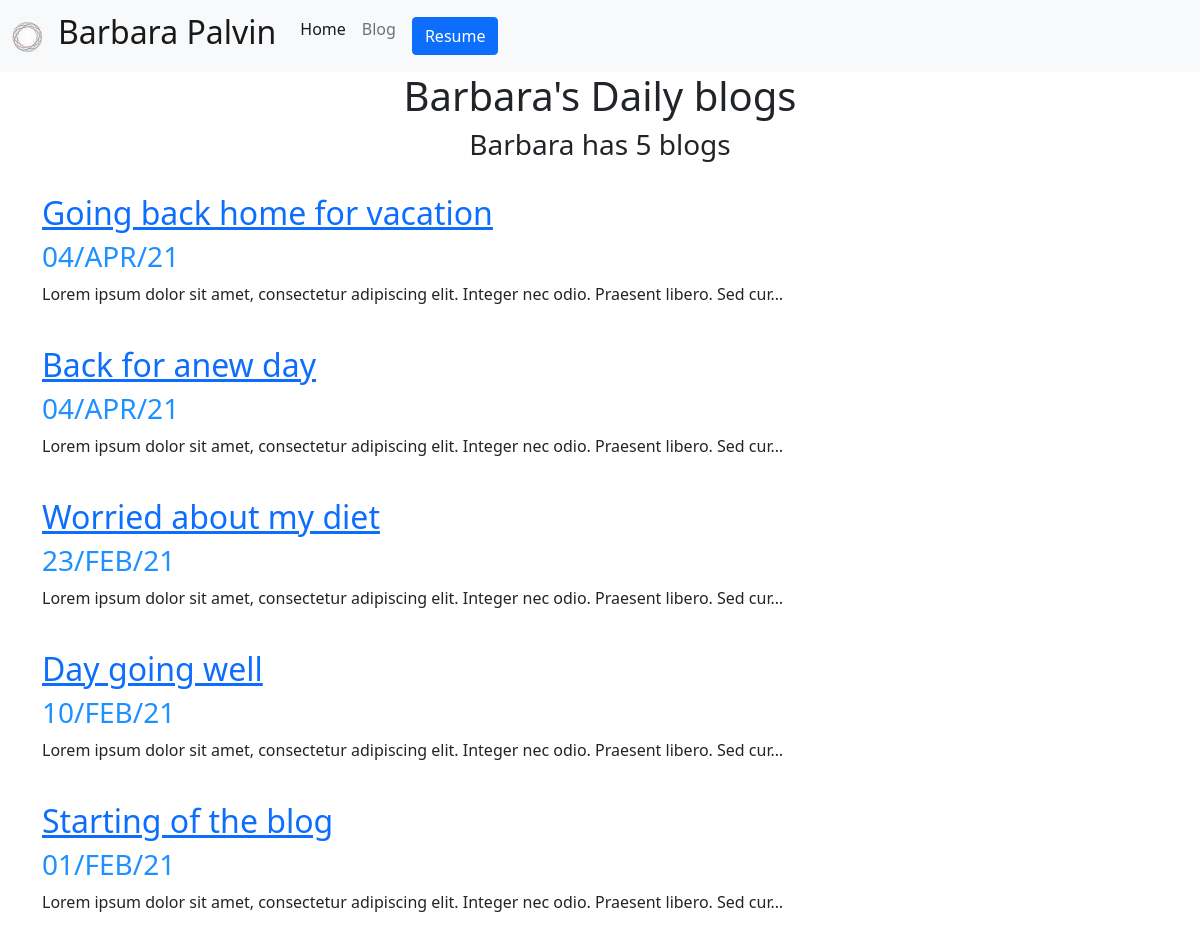
Screenshot of /blog/ with the database file from the repository.
### blog/models.py (models this page shows, shortened)
class blog(models.Model):
    title = models.CharField(max_length=30)
    date = models.DateField()
    description = models.TextField()

### blog/views.py (the view)
# urls.py: path('',views.all_blogs,name = 'all_blogs'),
def all_blogs(request):
    Blogs = blog.objects.order_by('-date')
    return render(request,'blog/all_blogs.html',{'Blogs':Blogs})

### blog/templates/blog/all_blogs.html (shortened to what this page needs)
{% extends 'portfolio/base.html' %}
{% block content %}
<div class="container text-center">
<h1>Barbara's Daily blogs</h1>
<h3>Barbara has {{Blogs.count}} blog{{Blogs.count|pluralize}}</h3>
{% for blog in Blogs %}
</div>
<br>
<div class="container text-left">
<a href ="{% url 'Blog:detail' blog.id %}"><h2>{{blog.title}}</h2></a>
<h3 style="color:DodgerBlue">{{blog.date|date:'d/M/y'|upper }}</h3>
<p>{{blog.description|striptags|truncatechars:100}}</p>
</div>
{% endfor %}
{% endblock %}

### portfolio/templates/portfolio/base.html (shortened to what this page needs)
<!doctype html>
{% load static %}
<html lang="en">
  <head>
    <link href="https://cdn.jsdelivr.net/npm/bootstrap@5.0.0-beta3/dist/css/bootstrap.min.css" rel="stylesheet">
    <link rel="icon" type="image/png" href ={% static "portfolio/logo.png" %}
    <link rel="stylesheet" href="{% static "portfolio/custom.css" %}">
  </head>
  <body>
    <nav class="navbar navbar-expand-lg navbar-light bg-light">
  <div class="container-fluid">
    <a class="navbar-brand" href="#">
<img src="{% static "portfolio/logo.jpg"%}" alt="" width="30" height="30" class="d-inline-block align-text-top">
</a>
    <a class="navbar-brand" href="#"><h2>Barbara Palvin</h2></a>
    <div class="collapse navbar-collapse" id="navbarSupportedContent">
      <ul class="navbar-nav me-auto mb-2 mb-lg-0">
        <li class="nav-item">
          <a class="nav-link active" aria-current="page" href="{% url 'home' %}">Home</a>
        </li>
        <li class="nav-item">
          <a class="nav-link" href="{% url 'Blog:all_blogs' %}">Blog</a>
        </li>
        <li class="nav-item">
          <a class="nav-link" href="{% static 'portfolio/resume.pdf' %}">
            <button type="button" class="btn btn-primary">Resume</button>
          </a>
        </li>
      </ul>
    </div>
  </div>
</nav>
{% block content %}{% endblock %}
  </body>
</html>

### rows the page displays
blog: title "Going back home for vacation", date "04/APR/21", description "Lorem ipsum dolor sit amet, consectetur adipiscing elit. Integer nec odio. Praesent libero. Sed cur…"
blog: title "Back for anew day", date "04/APR/21", description "Lorem ipsum dolor sit amet, consectetur adipiscing elit. Integer nec odio. Praesent libero. Sed cur…"
blog: title "Worried about my diet", date "23/FEB/21", description "Lorem ipsum dolor sit amet, consectetur adipiscing elit. Integer nec odio. Praesent libero. Sed cur…"
blog: title "Day going well", date "10/FEB/21", description "Lorem ipsum dolor sit amet, consectetur adipiscing elit. Integer nec odio. Praesent libero. Sed cur…"
blog: title "Starting of the blog", date "01/FEB/21", description "Lorem ipsum dolor sit amet, consectetur adipiscing elit. Integer nec odio. Praesent libero. Sed cur…"

### other values shown
{{ Blogs.count }} "5"
